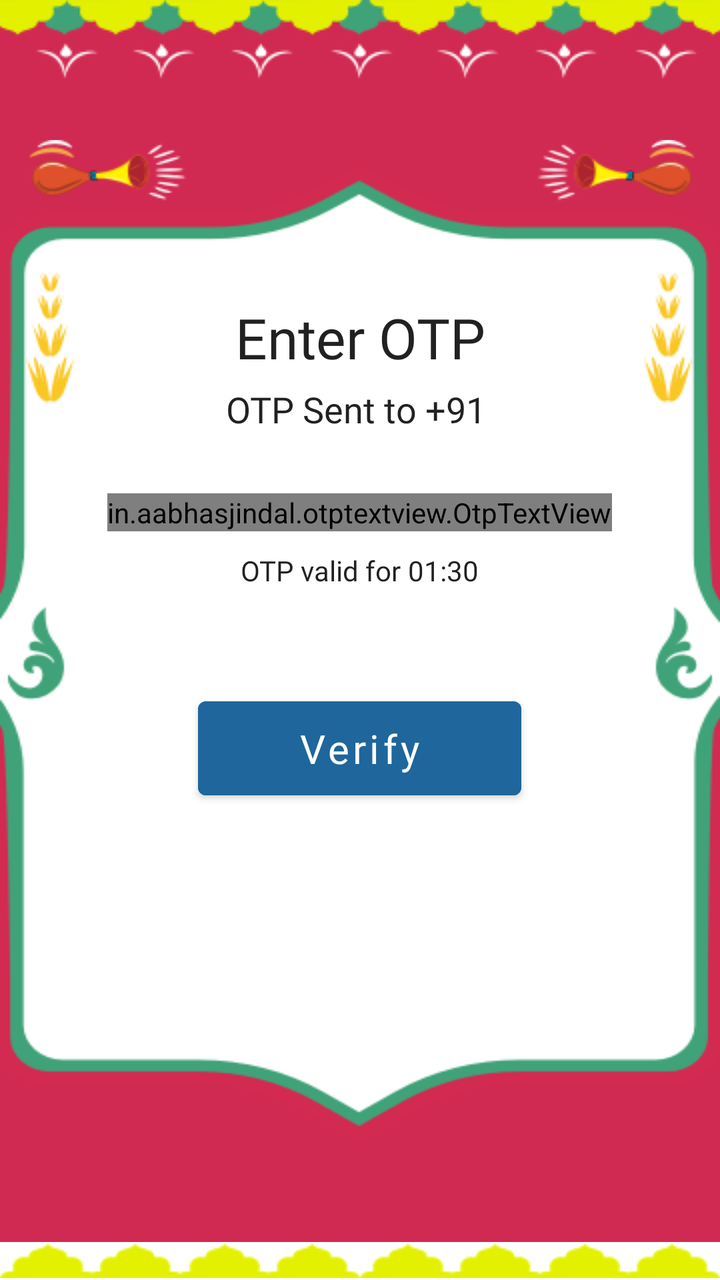
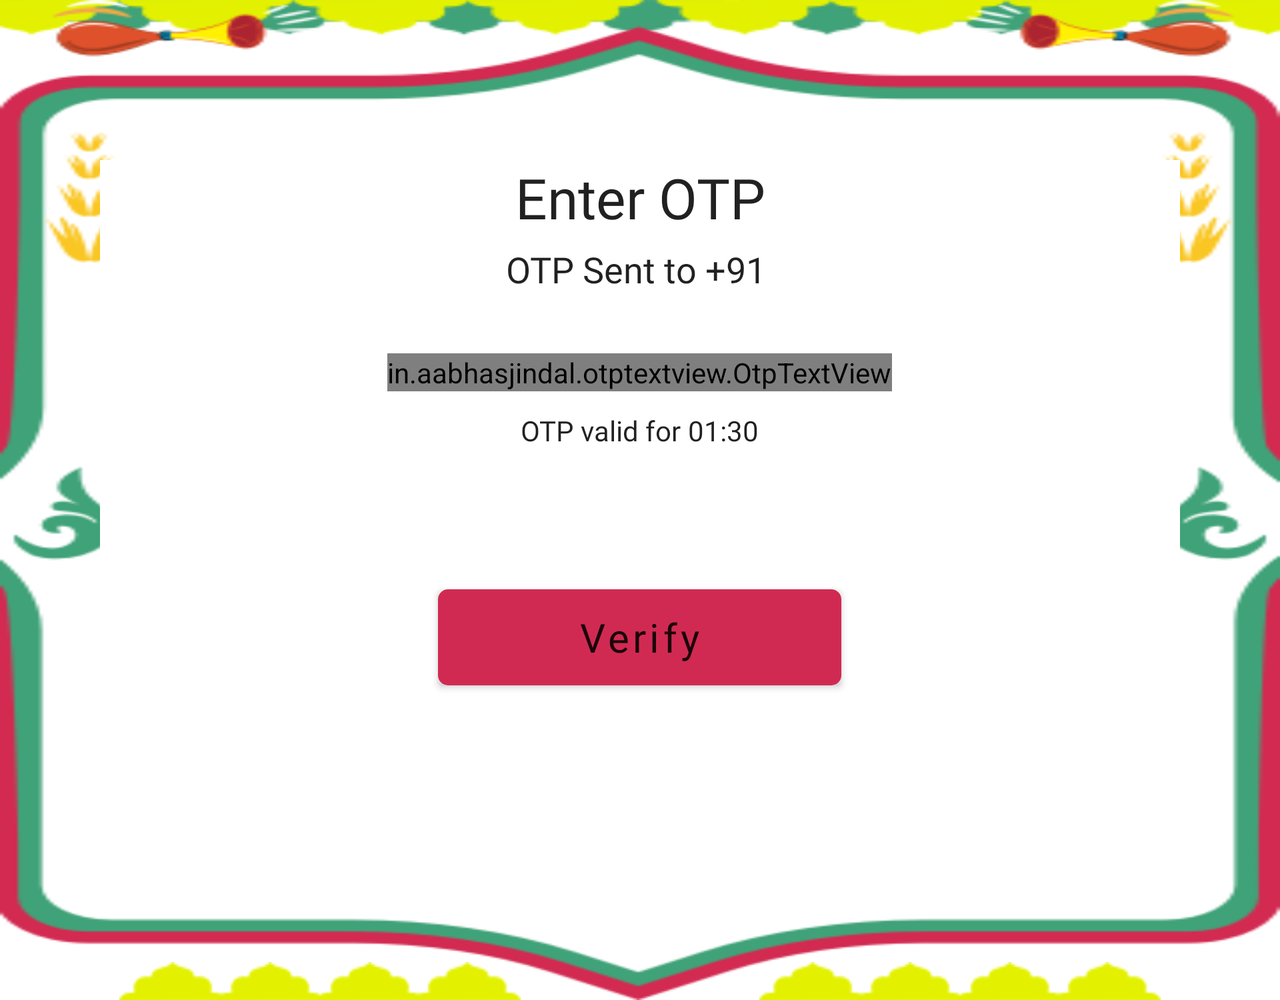

One screen, two layout resources from the same app: the default and the repository's alternative for another configuration. Each is rendered where Android would select it; the XML of both is given below.
<!-- AndroidManifest.xml: application theme Theme.SafarKaSathi -->
<!-- res/layout/activity_otp_validate.xml -->
<?xml version="1.0" encoding="utf-8"?>
<FrameLayout
    xmlns:android="http://schemas.android.com/apk/res/android"
    xmlns:app="http://schemas.android.com/apk/res-auto"
    android:orientation="vertical"
    android:layout_width="match_parent"
    android:layout_height="match_parent"
    android:background="@color/background_otp_validate">

    <LinearLayout
        android:orientation="horizontal"
        android:layout_gravity="bottom"
        android:layout_width="match_parent"
        android:layout_height="19dp"
        android:background="?android:attr/colorBackground">

        <ImageView
            android:layout_weight="1"
            android:src="@drawable/banner_5"
            android:layout_width="wrap_content"
            android:layout_height="match_parent"/>

        <ImageView
            android:layout_weight="1"
            android:src="@drawable/banner_5"
            android:layout_width="wrap_content"
            android:layout_height="match_parent"/>

    </LinearLayout>

    <FrameLayout
        android:background="@drawable/banner_4"
        android:layout_width="match_parent"
        android:layout_gravity="top"
        android:layout_height="40dp"/>

    <FrameLayout
        android:layout_gravity="center"
        android:layout_width="match_parent"
        android:paddingTop="80dp"
        android:paddingBottom="80dp"
        android:paddingRight="50dp"
        android:paddingLeft="50dp"
        android:background="@drawable/banner_3"
        android:layout_height="500dp"
        android:orientation="vertical">

        <LinearLayout
            android:layout_width="match_parent"
            android:layout_height="match_parent"
            android:orientation="vertical"
            android:background="?android:attr/colorBackground">

            <TextView
                android:textColor="?android:attr/textColorPrimary"
                android:textSize="28sp"
                android:fontFamily="@font/museo700_regular"
                android:id="@+id/textView6"
                android:gravity="center"
                android:layout_width="match_parent"
                android:layout_height="wrap_content"
                android:text="Enter OTP"
                />

            <TextView
                android:id="@+id/phoneText"
                android:fontFamily="@font/opensans_semibold"
                android:textSize="18sp"
                android:layout_marginTop="5dp"
                android:gravity="center"
                android:textColor="?android:attr/textColorPrimary"
                android:layout_width="match_parent"
                android:layout_height="wrap_content"
                android:text="OTP Sent to +91 " />

            <in.aabhasjindal.otptextview.OtpTextView
                android:id="@+id/otp_view"
                android:layout_gravity="center"
                android:layout_marginTop="30dp"
                android:layout_width="wrap_content"
                android:layout_height="wrap_content"
                app:box_margin="5dp"
                app:otp_box_background="@drawable/border_empty"
                app:height="50dp"
                app:bar_active_color="@color/transparent"
                app:bar_inactive_color="@color/transparent"
                app:width="50dp"
                app:bar_enabled="true"
                app:bar_height="2dp"
                app:length="4"
                app:otp="****"
                app:otp_text_size="24dp"
                android:textColor="?android:attr/textColorPrimary"
                app:text_typeface="@font/opensans_regular" />

            <LinearLayout
                android:layout_width="wrap_content"
                android:layout_height="wrap_content"
                android:layout_gravity="center"
                android:layout_marginTop="10dp">

                <TextView
                    android:textColor="?android:attr/textColorPrimary"
                    android:fontFamily="@font/opensans_regular"
                    android:layout_gravity="center"
                    android:layout_width="wrap_content"
                    android:layout_height="wrap_content"
                    android:text="OTP valid for " />

                <TextView
                    android:id="@+id/tv_time_remaining"
                    android:textColor="?android:attr/textColorPrimary"
                    android:fontFamily="@font/opensans_regular"
                    android:layout_gravity="center"
                    android:layout_width="wrap_content"
                    android:layout_height="wrap_content"
                    android:text="01:30"
                    />

            </LinearLayout>

            <com.google.android.material.button.MaterialButton
                android:layout_marginTop="50dp"
                android:id="@+id/submitButton"
                android:fontFamily="@font/museo700_regular"
                android:textAllCaps="false"
                android:textSize="20sp"
                android:paddingLeft="50dp"
                android:paddingRight="50dp"
                android:paddingBottom="10dp"
                android:paddingTop="10dp"
                android:textColor="@color/colorPrimaryText"
                android:layout_gravity="center"
                android:layout_width="wrap_content"
                android:layout_height="wrap_content"
                android:text="Verify"
                android:backgroundTint="@color/btn_blue_tint" />

        </LinearLayout>

    </FrameLayout>

</FrameLayout>
<!-- resources referenced by this layout -->
<resources>
  <color name="background_otp_validate">@color/colorPrimary</color>
  <color name="btn_blue_tint">#1E669B</color>
  <color name="colorPrimaryText">#ffffff</color>
  <color name="transparent">#00000000</color>
  <!-- drawable banner_3: png bitmap (drawable-nodpi, 24865 bytes) -->
  <!-- drawable banner_4: png bitmap (drawable-nodpi, 6678 bytes) -->
  <!-- drawable banner_5: png bitmap (drawable-nodpi, 589 bytes) -->
  <!-- drawable border_empty (drawable) -->
  <?xml version="1.0" encoding="utf-8"?>
  <shape xmlns:android="http://schemas.android.com/apk/res/android"
      android:shape="rectangle"
      android:padding="10dp">
  
      <solid android:color="@color/border_1" />
  
      <stroke android:width="2dp"
          android:color="#331d5d8c"/>
  
      <corners
          android:bottomRightRadius="4dp"
          android:bottomLeftRadius="4dp"
          android:topLeftRadius="4dp"
          android:topRightRadius="4dp"
          />
  </shape>
  <style name="Theme.SafarKaSathi" parent="Theme.MaterialComponents.DayNight.NoActionBar">
          
          <item name="colorPrimary">@color/colorPrimary</item>
          <item name="colorPrimaryVariant">@color/colorPrimaryDark</item>
          <item name="colorOnPrimary">@color/white</item>
          
          <item name="colorSecondary">@color/splash_color</item>
          <item name="colorSecondaryVariant">@color/colorPrimaryDark</item>
          <item name="colorOnSecondary">@color/black</item>
          
          <item name="android:statusBarColor" tools:targetApi="l">?attr/colorPrimaryVariant</item>
          
  
          
  
      </style>
  <color name="colorPrimary">#d12a52</color>
  <color name="border_1">#F1F3F6</color>
  <color name="colorPrimaryDark">#d12a52</color>
  <color name="white">#ffffff</color>
  <color name="splash_color">#d12a52</color>
  <color name="black">#000000</color>
</resources>
<!-- res/layout-land/activity_otp_validate.xml (the repository's variant of the layout above) -->
<!-- drawn on the phone turned sideways -->
<?xml version="1.0" encoding="utf-8"?>
<ScrollView
    xmlns:android="http://schemas.android.com/apk/res/android"
    xmlns:app="http://schemas.android.com/apk/res-auto"
    android:layout_width="match_parent"
    android:layout_height="wrap_content"
    android:background="@color/background_otp_validate">

    <FrameLayout
        android:orientation="vertical"
        android:layout_width="match_parent"
        android:layout_height="wrap_content"
        android:background="?android:attr/colorBackground">

        <LinearLayout
            android:orientation="horizontal"
            android:layout_gravity="bottom"
            android:layout_width="match_parent"
            android:layout_height="19dp"
            android:background="?android:attr/colorBackground">

            <ImageView
                android:layout_weight="1"
                android:src="@drawable/banner_5"
                android:layout_width="wrap_content"
                android:layout_height="match_parent"/>

            <ImageView
                android:layout_weight="1"
                android:src="@drawable/banner_5"
                android:layout_width="wrap_content"
                android:layout_height="match_parent"/>

        </LinearLayout>

        <FrameLayout
            android:background="@drawable/banner_4"
            android:layout_width="match_parent"
            android:layout_gravity="top"
            android:layout_height="40dp"/>

        <FrameLayout
            android:layout_gravity="center"
            android:layout_width="match_parent"
            android:paddingTop="80dp"
            android:paddingBottom="80dp"
            android:paddingRight="50dp"
            android:paddingLeft="50dp"
            android:background="@drawable/banner_3"
            android:layout_height="500dp"
            android:orientation="vertical">

            <LinearLayout
                android:layout_width="match_parent"
                android:layout_height="match_parent"
                android:orientation="vertical"
                android:background="?android:attr/colorBackground">

                <TextView
                    android:textColor="?android:attr/textColorPrimary"
                    android:textSize="28sp"
                    android:fontFamily="@font/museo700_regular"
                    android:id="@+id/textView6"
                    android:gravity="center"
                    android:layout_width="match_parent"
                    android:layout_height="wrap_content"
                    android:text="Enter OTP"
                    />

                <TextView
                    android:fontFamily="@font/opensans_semibold"
                    android:textSize="18sp"
                    android:layout_marginTop="5dp"
                    android:gravity="center"
                    android:textColor="?android:attr/textColorPrimary"
                    android:id="@+id/phoneText"
                    android:layout_width="match_parent"
                    android:layout_height="wrap_content"
                    android:text="OTP Sent to +91 " />

                <in.aabhasjindal.otptextview.OtpTextView
                    android:id="@+id/otp_view"
                    android:layout_gravity="center"
                    android:layout_marginTop="30dp"
                    android:layout_width="wrap_content"
                    android:layout_height="wrap_content"
                    app:box_margin="5dp"
                    app:otp_box_background="@drawable/border_empty"
                    app:height="50dp"
                    app:bar_active_color="@color/transparent"
                    app:bar_inactive_color="@color/transparent"
                    app:width="50dp"
                    app:bar_enabled="true"
                    app:bar_height="2dp"
                    app:length="4"
                    app:otp="****"
                    app:otp_text_size="24dp"
                    android:textColor="?android:attr/textColorPrimary"
                    app:text_typeface="@font/opensans_regular" />

                <LinearLayout
                    android:layout_width="wrap_content"
                    android:layout_height="wrap_content"
                    android:layout_gravity="center"
                    android:layout_marginTop="10dp">

                    <TextView
                        android:textColor="?android:attr/textColorPrimary"
                        android:fontFamily="@font/opensans_regular"
                        android:layout_gravity="center"
                        android:layout_width="wrap_content"
                        android:layout_height="wrap_content"
                        android:text="OTP valid for " />

                    <TextView
                        android:id="@+id/tv_time_remaining"
                        android:textColor="?android:attr/textColorPrimary"
                        android:fontFamily="@font/opensans_regular"
                        android:layout_gravity="center"
                        android:layout_width="wrap_content"
                        android:layout_height="wrap_content"
                        android:text="01:30"
                        />

                </LinearLayout>

                <Button
                    android:layout_marginTop="70dp"
                    android:id="@+id/submitButton"
                    android:fontFamily="@font/museo700_regular"
                    android:textAllCaps="false"
                    android:textSize="20sp"
                    android:paddingLeft="70dp"
                    android:paddingRight="70dp"
                    android:background="@drawable/button_style_blue"
                    android:textColor="?android:attr/textColorPrimary"
                    android:layout_gravity="center"
                    android:layout_width="wrap_content"
                    android:layout_height="wrap_content"
                    android:text="Verify" />

            </LinearLayout>

        </FrameLayout>

    </FrameLayout>

</ScrollView>
<!-- resources referenced by the variant -->
<!-- as the phone turned sideways resolves them -->
<resources>
  <color name="background_otp_validate">@color/colorPrimary</color>
  <color name="transparent">#00000000</color>
  <!-- drawable banner_3: png bitmap (drawable-nodpi, 24865 bytes) -->
  <!-- drawable banner_4: png bitmap (drawable-nodpi, 6678 bytes) -->
  <!-- drawable banner_5: png bitmap (drawable-nodpi, 589 bytes) -->
  <!-- drawable border_empty (drawable) -->
  <?xml version="1.0" encoding="utf-8"?>
  <shape xmlns:android="http://schemas.android.com/apk/res/android"
      android:shape="rectangle"
      android:padding="10dp">
  
      <solid android:color="@color/border_1" />
  
      <stroke android:width="2dp"
          android:color="#331d5d8c"/>
  
      <corners
          android:bottomRightRadius="4dp"
          android:bottomLeftRadius="4dp"
          android:topLeftRadius="4dp"
          android:topRightRadius="4dp"
          />
  </shape>
  <!-- drawable button_style_blue (drawable) -->
  <?xml version="1.0" encoding="utf-8"?>
  <selector xmlns:android="http://schemas.android.com/apk/res/android">
      <item android:state_pressed="true">
          <shape>
              <solid
                  android:color="#1E669B"/>
              <stroke
                  android:width="2dp"
                  android:color="#1E669B"/>
              <corners
                  android:radius="3dp"/>
              <padding
                  android:bottom="10dp"
                  android:left="10dp"
                  android:right="10dp"
                  android:top="10dp"
                  />
          </shape>
  
      </item>
  
      <item>
          <shape>
  
              <gradient
                  android:angle="270"
                  android:endColor="#1E669B"
                  android:startColor="#1E669B"/>
  
              <stroke
                  android:width="4dp"
                  android:color="#1E669B"/>
  
              <corners
                  android:radius="3dp"/>
  
              <padding
                  android:bottom="10dp"
                  android:left="10dp"
                  android:right="10dp"
                  android:top="10dp"/>
          </shape>
      </item>
  </selector>
  <style name="Theme.SafarKaSathi" parent="Theme.MaterialComponents.DayNight.NoActionBar">
          
          <item name="colorPrimary">@color/colorPrimary</item>
          <item name="colorPrimaryVariant">@color/colorPrimaryDark</item>
          <item name="colorOnPrimary">@color/white</item>
          
          <item name="colorSecondary">@color/splash_color</item>
          <item name="colorSecondaryVariant">@color/colorPrimaryDark</item>
          <item name="colorOnSecondary">@color/black</item>
          
          <item name="android:statusBarColor" tools:targetApi="l">?attr/colorPrimaryVariant</item>
          
  
          
  
      </style>
  <color name="colorPrimary">#d12a52</color>
  <color name="border_1">#F1F3F6</color>
  <color name="colorPrimaryDark">#d12a52</color>
  <color name="white">#ffffff</color>
  <color name="splash_color">#d12a52</color>
  <color name="black">#000000</color>
</resources>
